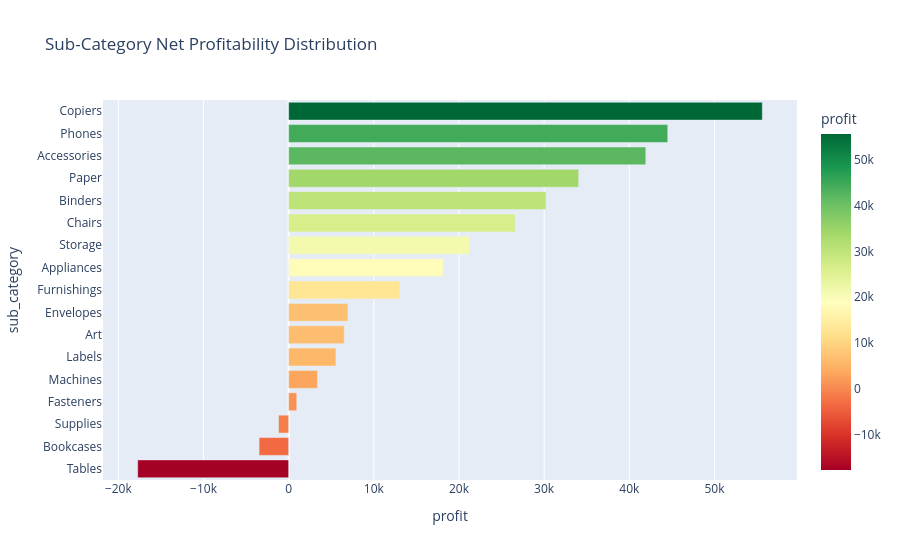

Notebook cell for this chart:
### Code cell
import pandas as pd
import plotly.express as px

# 1. Load cleaned dataset
df = pd.read_csv('../data/superstore_cleaned.csv')

# 2. Executive KPI Metrics
print("=== WEEK 4 EXECUTIVE KPI SUMMARY ===")
print(f"Total Sales: ${df['sales'].sum():,.2f}")
print(f"Total Profit: ${df['profit'].sum():,.2f}")
print(f"Profit Margin: {(df['profit'].sum() / df['sales'].sum()) * 100:.2f}%")
print(f"Average Discount: {df['discount'].mean() * 100:.2f}%\n")

# 3. Interactive Sub-Category Profitability Visual
fig_subcat = px.bar(
    df.groupby('sub_category')['profit'].sum().reset_index().sort_values(by='profit'),
    x='profit',
    y='sub_category',
    orientation='h',
    color='profit',
    color_continuous_scale='RdYlGn',
    title="Sub-Category Net Profitability Distribution"
)
fig_subcat.show()

### Figure 1 — Plotly figure (JSON) as saved in the notebook; plotly's stock layout.template omitted (floating-point values rounded to 4 significant figures)
{"data": [{"hovertemplate": "profit=%{marker.color}<br>sub_category=%{y}<extra></extra>", "legendgroup": "", "marker": {"color": [-17730.0, -3473.0, -1189.0, 949.5, 3385.0, 5546.0, 6528.0, 6964.0, 13060.0, 18140.0, 21280.0, 26590.0, 30220.0, 34050.0, 41940.0, 44520.0, 55620.0], "coloraxis": "coloraxis", "pattern": {"shape": ""}}, "name": "", "orientation": "h", "showlegend": false, "textposition": "auto", "type": "bar", "x": [-17730.0, -3473.0, -1189.0, 949.5, 3385.0, 5546.0, 6528.0, 6964.0, 13060.0, 18140.0, 21280.0, 26590.0, 30220.0, 34050.0, 41940.0, 44520.0, 55620.0], "xaxis": "x", "y": ["Tables", "Bookcases", "Supplies", "Fasteners", "Machines", "Labels", "Art", "Envelopes", "Furnishings", "Appliances", "Storage", "Chairs", "Binders", "Paper", "Accessories", "Phones", "Copiers"], "yaxis": "y"}], "layout": {"barmode": "relative", "coloraxis": {"colorbar": {"title": {"text": "profit"}}, "colorscale": [[0, "rgb(165,0,38)"], [0.1, "rgb(215,48,39)"], [0.2, "rgb(244,109,67)"], [0.3, "rgb(253,174,97)"], [0.4, "rgb(254,224,139)"], [0.5, "rgb(255,255,191)"], [0.6, "rgb(217,239,139)"], [0.7, "rgb(166,217,106)"], [0.8, "rgb(102,189,99)"], [0.9, "rgb(26,152,80)"], [1, "rgb(0,104,55)"]]}, "legend": {"tracegroupgap": 0}, "title": {"text": "Sub-Category Net Profitability Distribution"}, "xaxis": {"anchor": "y", "domain": [0, 1], "title": {"text": "profit"}}, "yaxis": {"anchor": "x", "domain": [0, 1], "title": {"text": "sub_category"}}}}
